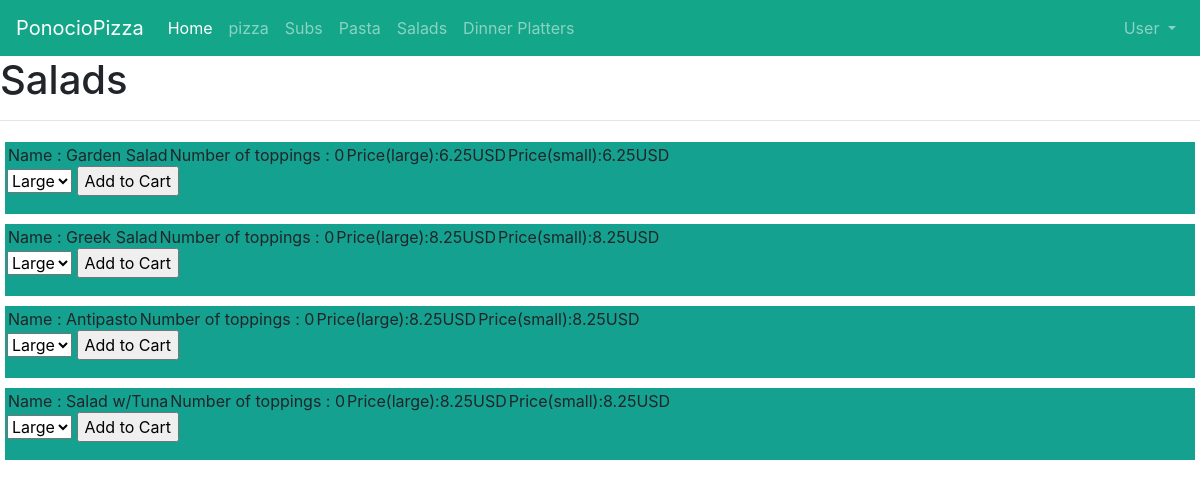
The app's page /Salads with its own data.
### ponopiza/models.py (models this page shows, shortened)
class category(models.Model):
    name = models.CharField(max_length=64)
    def __str__(self):
        return( f"{self.name}")

class items(models.Model):
    itemsname = models.CharField(max_length=64)
    cat = models.ForeignKey(category,on_delete=models.CASCADE,related_name="itemslist")
    topngNO = models.IntegerField()
    small = models.FloatField()
    large = models.FloatField()

### ponopiza/views.py (the view)
# urls.py: path("<str:category_name>",views.menu,name="menu"),
def menu(request,category_name):
    try:
        catg=category.objects.get(name=category_name)
    except category.DoesNotExist:
        raise Http404("category doesnot exist")
    list=catg.itemslist.all()
    is_pizza=False
    if category_name=="pizza":
        is_pizza=True
    context={
    "itemlist":list,
    "category":catg,
    "groups":category.objects.all(),
    "category_name":category_name,
    "toppings":toppings.objects.all(),
    "is_pizza":is_pizza
    }
    return(render(request,"users/mainpage1.html",context))

### ponopiza/templates/users/mainpage1.html (shortened to what this page needs)
<DOCTYPE! html>
<html>
      <head>
          <link rel="stylesheet" href="https://stackpath.bootstrapcdn.com/bootstrap/4.5.0/css/bootstrap.min.css">
      </head>
      <body>
      <nav class="navbar navbar-expand-lg navbar-dark bg-h">
        <a class="navbar-brand" href="#">PonocioPizza</a>
    <div class="collapse navbar-collapse" id="navbarNavDropdown">
      <ul class="navbar-nav mr-auto">
        <li class="nav-item active">
          <a class="nav-link" href="#">Home <span class="sr-only">(current)</span></a>
        </li>
        {% for category in groups %}
        <li class="nav-item">
          <a class="nav-link" href="{% url 'menu' category %}" data-name={{category}}>{{category}}</a>
        </li>
        {% endfor %}
      </ul>
        <ul class="navbar-nav ml-auto">
        <li class="nav-item dropdown" style="">
          <a class="nav-link dropdown-toggle" href="#" id="navbarDropdownMenuLink" role="button" data-toggle="dropdown" aria-haspopup="true" aria-expanded="false">
            User
          </a>
        </li>
      </ul>
    </div>
  </nav>
  <div class="menu">
    <h1 class="catname">{{ category.name }}</h1>
    <hr>
    <div class="items">
      {% for item in itemlist %}
      <div class="itemsdiv">
        <table>
          <tr>
            <td>Name : {{ item.itemsname }}</td>
            <td>Number of toppings : {{ item.topngNO }}</td>
            <td>Price(large):{{ item.large }}USD</td>
            <td>Price(small):{{ item.small }}USD</td>
          </tr>
        </table>
          <form class="choice" action="{% url 'addtocart' item.itemsname %}" method="post">
            <select name="size">
              <option value="large">Large</option>
            </select>
            <input type="submit" value="Add to Cart">
          </form>
      </div>
      {% endfor %}
    </div>
  </div>
  </body>
  </html>

### ponopiza/templates/users/mainpage1.html (style rules this page uses)
.nav-link { padding-right:.5rem !important; padding-left: .5rem !important; }
.bg-h { background-color: #14a689; }
.itemsdiv { background-color: #14a190; border:5px solid white; padding:2px; }

### records on screen
category: name "pizza"
category: name "Subs"
category: name "Pasta"
category: name "Salads"
category: name "Dinner Platters"
items: itemsname "Garden Salad", topngNO "0", large "6.25", small "6.25"
items: itemsname "Greek Salad", topngNO "0", large "8.25", small "8.25"
items: itemsname "Antipasto", topngNO "0", large "8.25", small "8.25"
items: itemsname "Salad w/Tuna", topngNO "0", large "8.25", small "8.25"
